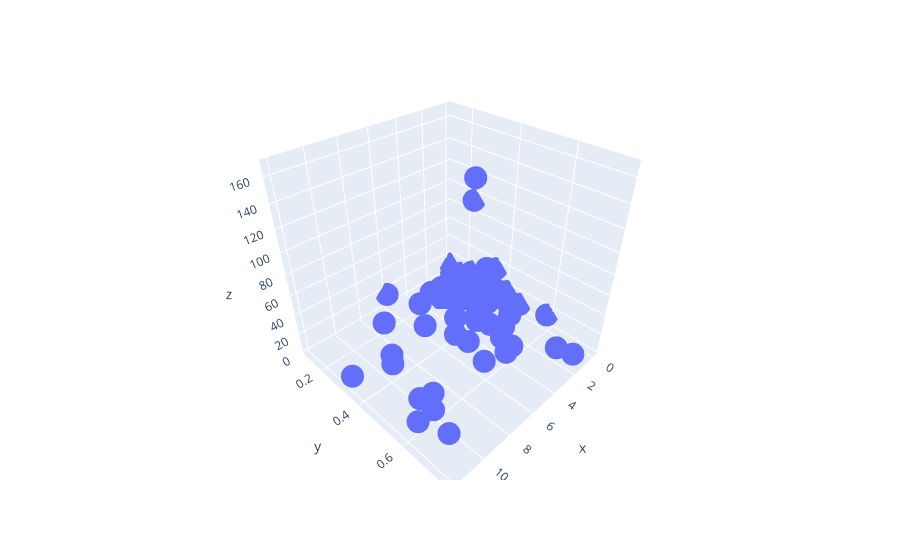

Here is the notebook cell this chart was saved with:
### Markdown cell above
### 3D correlation plot of expertise, correct_rates and average times

### Code cell
px.scatter_3d(x=expertise, y=correct_rate(userseries_attentive), z=average_times)#[user.pref_theme for user in userseries_attentive])
